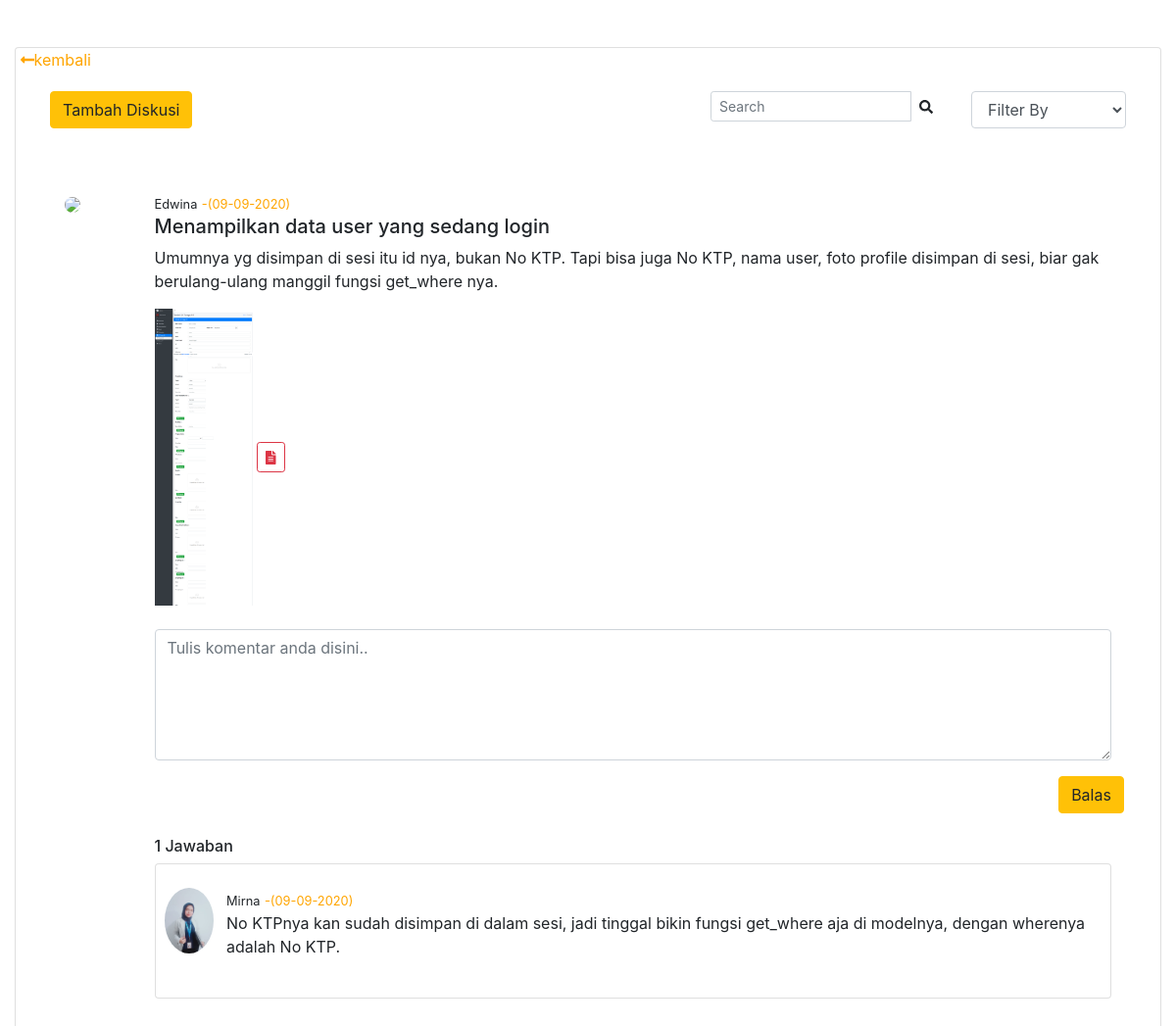
/Diskusi/detail/2, run on the app's committed database.
### tables this page shows
CREATE TABLE `diskusi` (
  `id_diskusi` int(11) NOT NULL,
  `judul` text NOT NULL,
  `deskripsi` text NOT NULL,
  `file` text DEFAULT NULL,
  `kategori` varchar(20) NOT NULL,
  `tanggal` date NOT NULL,
  `jumlah` int(11) NOT NULL
);

CREATE TABLE `jawaban` (
  `id_jawaban` int(11) NOT NULL,
  `id_diskusi` int(11) NOT NULL,
  `jawaban` text NOT NULL,
  `tanggal` date NOT NULL
);

### application/controllers/Diskusi.php (called while the page is built, shortened)
<?php
class Diskusi extends CI_Controller {
		function __construct()
	{
		$this->load->model('Data_model', 'dm');
		 $this->load->library(array(
			'custom_upload',
			'form_validation'
		));
	}
	public function detail($kode)
	{
		$where['id_diskusi'] = $kode;
		$data['diskusi'] = $this->dm->getData('diskusi', $where);
		$data['jawaban'] = $this->dm->getAllData_where('jawaban', $where);
		$this->load->view('detail',$data);
	}
}

### index.php (called while the page is built, shortened)
<?php
require_once BASEPATH.'core/CodeIgniter.php';

### application/models/Data_model.php (called while the page is built, shortened)
<?php
	class Data_model extends CI_Model
	{
		public function getData($tabel,$where)
		{
			return $this->db->get_where($tabel,$where)->row_array();
		}
		public function getAllData_where($tabel,$where)
		{
			$this->db->where($where);
			return $this->db->get($tabel)->result_array();
		}
}

### application/views/detail.php (the view, shortened to what this page needs)
<!doctype html>
<html lang="en">
  <head>
    <link rel="stylesheet" href="https://stackpath.bootstrapcdn.com/bootstrap/4.5.0/css/bootstrap.min.css">
    <link rel="stylesheet" href="https://cdnjs.cloudflare.com/ajax/libs/font-awesome/5.13.0/css/all.min.css">
  </head>
  <body>
  	<br/><br/>
   <section class="content">
      <div class="container-fluid">
        <div class="row">
          <div class="col-md-12">
            <div class="card card-primary card-outline">
              <a href="<?= base_url('Diskusi/index');?>" style="color: orange">&nbsp<i class="fas fa-long-arrow-alt-left" style="color: orange"></i>kembali</a>
              <div class="card-body">
                <div class="col">
                   <div class="row">
    <div class="col-md-7">
              <button type="button" class="btn btn-warning" data-toggle="modal" data-target="#modal-tambah">
                  Tambah Diskusi
                </button>
    </div>
    <div class="col-md-3">
       <form class="form-inline ml-3">
      <div class="input-group input-group-sm">
        <input class="form-control form-control-navbar" type="search" placeholder="Search" aria-label="Search">
        <div class="input-group-append">
          <button class="btn btn-navbar" type="submit">
            <i class="fas fa-search"></i>
          </button>
        </div>
      </div>
    </form>
    </div>
    <div class="col-md-2">
       <div class="form-group">
    <select class="form-control" name="kategori">
      <option>Filter By</option>
    </select>
</div>
    </div>
  </div>
                <br/>
                <br/>
               <div class="container">
  <div class="row">
    <div class="col-sm-1">
    <img src="<?= base_url('assets/');?>img/foto3x4.png" width="50" class="rounded-circle"></div>
    <div class="col-sm-11">
      <small>Edwina</small>&nbsp<small style="color: orange">-(<?= date('d-m-Y', strtotime($diskusi['tanggal']));?>)</small>
      <h5><?=$diskusi['judul'];?></h5>
      <p><?=$diskusi['deskripsi']?></p>
       <?php if ($diskusi['file']!=null):?>
             <img src="<?= base_url('uploads/') . $diskusi['file']; ?>" width="100">
             <a href="<?=base_url('uploads/') . $diskusi['file']; ?>" class="btn btn-sm btn-outline-danger" target="_blank">
                                                        <i class="fa fa-file-alt"></i>
                                                    </a>
               <?php else:?>
              <?php endif;?>
      <br/>
      <br/>
      <form enctype="multipart/form-data" action="<?= base_url('Diskusi/tambahJawaban/'.$diskusi['id_diskusi']); ?>" method="post">
       <div class="form-group">
    <textarea class="form-control" id="exampleFormControlTextarea1" rows="5" name="jawaban"  placeholder="Tulis komentar anda disini.."></textarea>
  </div>
  <div class="row">
    <div class="col-sm-11"></div>
    <div class="col-sm-1"><input type="submit" class="btn btn-warning" value="Balas"></div>
  </div>
</form>
  <br/>
  <h6><?=$diskusi['jumlah'];?> Jawaban</h6>
       <?php
                        foreach ($jawaban as $j) :
                              ?>
       <div class="card">
        <br/>
      <div class="media">
        <img src="<?= base_url('assets/');?>img/jawaban.jpeg" width="50" class="rounded-circle">&nbsp &nbsp
  <div class="media-body">
       <small>Mirna</small>&nbsp<small style="color: orange">-(<?= date('d-m-Y', strtotime($j['tanggal']));?>)</small>
      <p><?=$j['jawaban'];?></p>
  </div>
</div>
<br/>
</div>
<br/>
 <?php
                            endforeach;
             ?>
    </div>
  </div>
	 </div>
        </div>
    </div>
</div>
</div>
</div>
</section>
  </body>
</html>

### data on the page
diskusi: tanggal "09-09-2020", judul "Menampilkan data user yang sedang login", deskripsi "Umumnya yg disimpan di sesi itu id nya, bukan No KTP. Tapi bisa juga No KTP, nama user, foto profile disimpan di sesi, biar gak berulang-ulang manggil fungsi get_where nya.", file (picture), jumlah "1"
jawaban: tanggal "09-09-2020", jawaban "No KTPnya kan sudah disimpan di dalam sesi, jadi tinggal bikin fungsi get_where aja di modelnya, dengan wherenya adalah No KTP."
